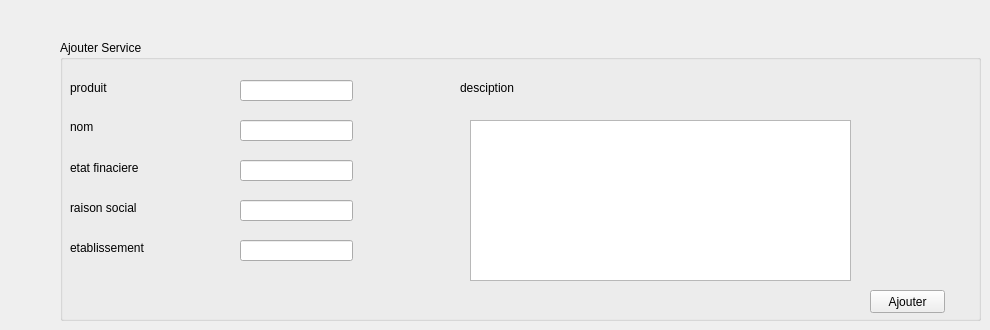
      <widget class="QWidget" name="tab_19">
       <attribute name="title">
        <string>ajouter service</string>
       </attribute>
       <widget class="QGroupBox" name="groupBox_17">
        <property name="geometry">
         <rect>
          <x>60</x>
          <y>40</y>
          <width>921</width>
          <height>281</height>
         </rect>
        </property>
        <property name="title">
         <string>Ajouter Service</string>
        </property>
        <widget class="QLabel" name="label_56">
         <property name="geometry">
          <rect>
           <x>10</x>
           <y>40</y>
           <width>71</width>
           <height>16</height>
          </rect>
         </property>
         <property name="text">
          <string>produit</string>
         </property>
        </widget>
        <widget class="QLabel" name="label_57">
         <property name="geometry">
          <rect>
           <x>10</x>
           <y>80</y>
           <width>47</width>
           <height>13</height>
          </rect>
         </property>
         <property name="text">
          <string>nom</string>
         </property>
        </widget>
        <widget class="QLabel" name="label_58">
         <property name="geometry">
          <rect>
           <x>10</x>
           <y>120</y>
           <width>151</width>
           <height>16</height>
          </rect>
         </property>
         <property name="text">
          <string>etat finaciere</string>
         </property>
        </widget>
        <widget class="QLineEdit" name="produit_ser">
         <property name="geometry">
          <rect>
           <x>180</x>
           <y>40</y>
           <width>113</width>
           <height>21</height>
          </rect>
         </property>
        </widget>
        <widget class="QLineEdit" name="nom_ser">
         <property name="geometry">
          <rect>
           <x>180</x>
           <y>80</y>
           <width>113</width>
           <height>21</height>
          </rect>
         </property>
        </widget>
        <widget class="QLineEdit" name="etat_ser">
         <property name="geometry">
          <rect>
           <x>180</x>
           <y>120</y>
           <width>113</width>
           <height>21</height>
          </rect>
         </property>
         <property name="inputMethodHints">
          <set>Qt::ImhNone</set>
         </property>
         <property name="maxLength">
          <number>1</number>
         </property>
        </widget>
        <widget class="QPushButton" name="pushButton_22">
         <property name="geometry">
          <rect>
           <x>810</x>
           <y>250</y>
           <width>75</width>
           <height>23</height>
          </rect>
         </property>
         <property name="text">
          <string>Ajouter</string>
         </property>
        </widget>
        <widget class="QLabel" name="label_59">
         <property name="geometry">
          <rect>
           <x>10</x>
           <y>160</y>
           <width>121</width>
           <height>16</height>
          </rect>
         </property>
         <property name="text">
          <string>raison social</string>
         </property>
        </widget>
        <widget class="QLineEdit" name="social_ser">
         <property name="geometry">
          <rect>
           <x>180</x>
           <y>160</y>
           <width>113</width>
           <height>21</height>
          </rect>
         </property>
        </widget>
        <widget class="QLabel" name="label_84">
         <property name="geometry">
          <rect>
           <x>10</x>
           <y>200</y>
           <width>121</width>
           <height>16</height>
          </rect>
         </property>
         <property name="text">
          <string>etablissement</string>
         </property>
        </widget>
        <widget class="QLineEdit" name="eta_ser">
         <property name="geometry">
          <rect>
           <x>180</x>
           <y>200</y>
           <width>113</width>
           <height>21</height>
          </rect>
         </property>
        </widget>
        <widget class="QLabel" name="label_85">
         <property name="geometry">
          <rect>
           <x>400</x>
           <y>40</y>
           <width>121</width>
           <height>16</height>
          </rect>
         </property>
         <property name="text">
          <string>desciption</string>
         </property>
        </widget>
        <widget class="QTextEdit" name="textEdit">
         <property name="geometry">
          <rect>
           <x>410</x>
           <y>80</y>
           <width>381</width>
           <height>161</height>
          </rect>
         </property>
        </widget>
       </widget>
      </widget>
